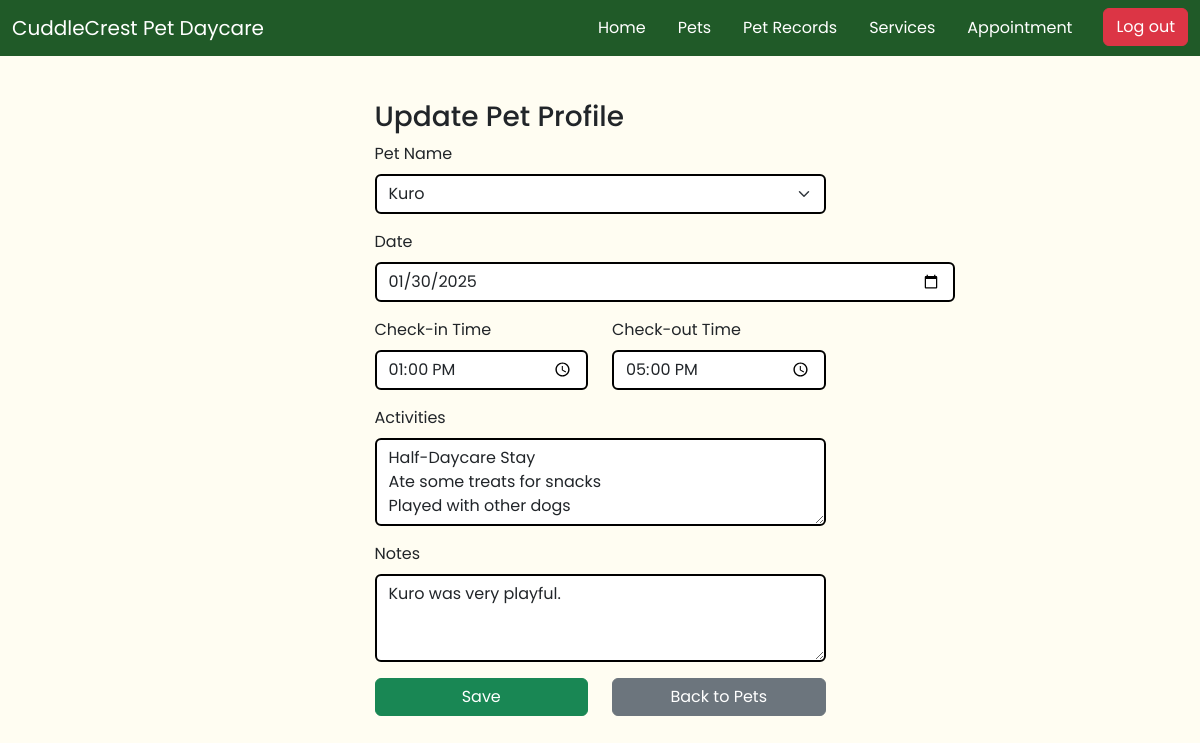
Screenshot of /pet-record/14/update/ (signed in) with the database file from the repository.
### app/models.py (models this page shows, shortened)
class PetRecord(models.Model):
    pet = models.ForeignKey(PetProfile, on_delete=models.CASCADE)
    date = models.DateField(null=True, blank=True)
    check_in_time = models.TimeField(null=True, blank=True)
    check_out_time = models.TimeField(null=True, blank=True)
    activities = models.TextField(null=True, blank=True)
    notes = models.TextField(null=True, blank=True)

class PetProfile(models.Model):
    pet_name = models.CharField(max_length=50)
    breed = models.CharField(max_length=50)
    weight = models.DecimalField(max_digits=5, decimal_places=2)
    sex = models.CharField(max_length=1, choices=[
        ('M', 'Male'),
        ('F', 'Female'),
        ('O', 'Other'),
    ])
    owner = models.ForeignKey(settings.AUTH_USER_MODEL, on_delete=models.CASCADE)
    VACCINATION_STATUS_CHOICES = [
        ('vaccinated', 'Vaccinated'),
        ('not_vaccinated', 'Not Vaccinated'),
    ]
    vaccination_status = models.CharField(
        max_length=20,
        choices=VACCINATION_STATUS_CHOICES,
        default='not_vaccinated'
    )
    pet_image = models.ImageField(upload_to='media/', null=True, blank=True)

### app/views.py (the view)
# urls.py: path('pet-record/<int:pk>/update/', PetRecordUpdateView.as_view(), name='pet_record_update'),
class PetRecordUpdateView(LoginRequiredMixin, UpdateView):
    model = PetRecord
    fields = ['activities', 'notes']
    template_name = 'pet_record/pet_record_update.html'
    success_url = reverse_lazy('pet_record_list')
    def get_context_data(self, **kwargs):
        context = super().get_context_data(**kwargs)
        context['record'] = self.object
        context['pets'] = PetProfile.objects.all()
        return context

### app/templates/pet_record/pet_record_update.html (shortened to what this page needs)
{% extends 'app/base.html' %}
{% load static %}
{% block content %}
<div class="container-fluid" id="page-container-headers">
    <div class="container">
        <h3 id="edit-details" class="form-heading">Update Pet Profile</h2>
        <form id="create-edit-form" action="{% url 'pet_record_update' record.pk %}" method="post">
            <div class="mb-3">
                <label for="pet" class="form-label">Pet Name</label>
                <select id="pet" name="pet" class="form-select" required>
                    {% for pet in pets %}
                        <option value="{{ pet.pk }}" {% if pet.pk == record.pet.pk %}selected{% endif %}>{{ pet.pet_name }}
                    {% endfor %}
                </select>
            </div>
            <div class="mb-3">
                <label for="date" class="form-label">Date</label>
                <input type="date" id="date" name="date" class="form-control" value="{{ record.date|date:'Y-m-d' }}" required>
            </div>
            <div class="row mb-3">
                <div class="col">
                    <label for="check-in-time" class="form-label">Check-in Time</label>
                    <input type="time" id="check-in-time" name="check_in_time" value="{{ record.check_in_time|time:'H:i' }}" class="form-control">
                </div>
                <div class="col">
                    <label for="check-out-time" class="form-label">Check-out Time</label>
                    <input type="time" id="check-out-time" name="check_out_time" value="{{ record.check_out_time|time:'H:i' }}" class="form-control">
                </div>
            </div>
            <div class="mb-3">
                <label for="activities" class="form-label">Activities</label>
                <textarea id="activities" name="activities" class="form-control" rows="3">{{ record.activities }}</textarea>
            </div>
            <div class="mb-3">
                <label for="notes" class="form-label">Notes</label>
                <textarea id="notes" name="notes" class="form-control" rows="3">{{ record.notes }}</textarea>
            </div>
            <div class="row">
                <div class="col">
                    <button type="submit" class="btn btn-success" id="action-button">Save</button>
                </div>
                <div class="col">
                    <a href="{% url 'pet_record_list' %}" class="btn btn-secondary" id="back-button">Back to Pets</a>
                </div>
            </div>
        </form>
    </div>
</div>
{% endblock content %}

### static/css/base.css (style rules this page uses)
* { font-family: "Poppins", serif !important; }
body { background-color: #FFFDF2; }
#page-container-headers .container { width: 475px !important; margin-top: 35px; }
.mb-3 input, .mb-3 select, #activities, #notes, #service_description { border: 2px solid black !important; }
#action-button, #back-button { width: 100% !important; }
#create-edit-form input, select { border: 2px solid black !important; }
#date { width: 580px; }

### rows the page displays
PetRecord: pet "Kuro", date "01/30/2025", check_in_time "13:00", check_out_time "17:00", activities "Half-Daycare Stay Ate some treats for snacks Played with other dogs", notes "Kuro was very playful."
